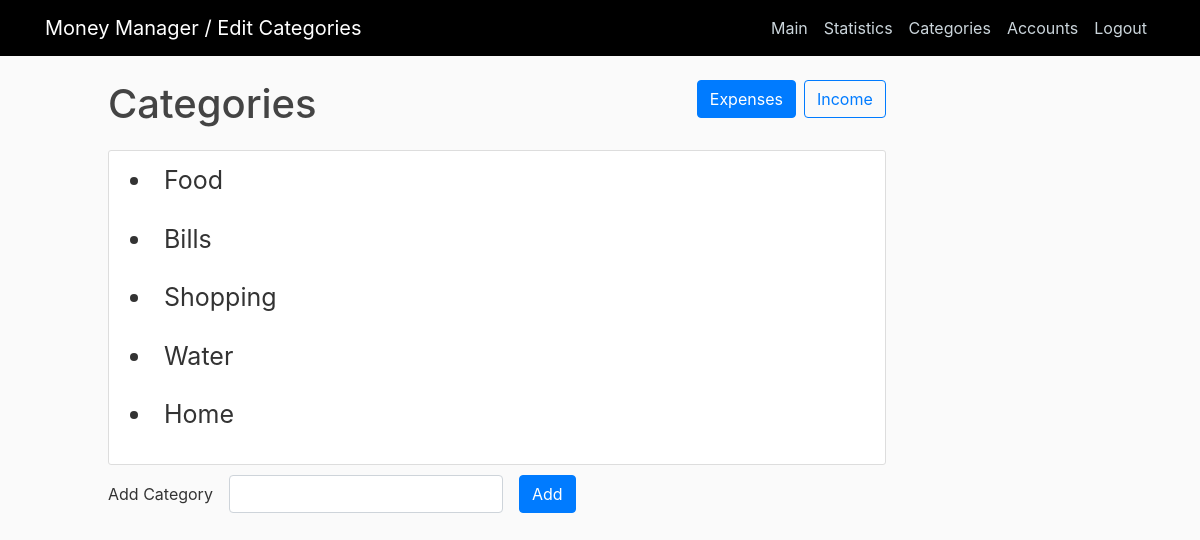
Page /categories/ (signed in) on the committed database.
### home/models.py (models this page shows, shortened)
class Category(models.Model):
    category_type = models.ForeignKey(CategoryType, on_delete=models.CASCADE)
    name = models.CharField(max_length=50)

### home/views.py (the view)
# urls.py: path('categories/', views.categories, name="categories"),
@login_required
def categories(request):
    if request.method == "POST":
        if request.POST.get("new_expense"):
            category = Category(category_type_id=1, name=request.POST.get("new_expense"))
        else:
            category = Category(category_type_id=2, name=request.POST.get("new_income"))
        category.save()
        messages.success(request, "Category has been added")
        return redirect("home")
    else:
        context = {
            'title': "Edit Categories",
            'expense_categories': Category.objects.filter(category_type_id = 1),
            'income_categories': Category.objects.filter(category_type_id = 2)
        }
        return render(request, 'home/categories.html', context)

### home/templates/home/categories.html (shortened to what this page needs)
{% extends "home/base.html" %}
{% block content %}
    <div class="category-heading">
        <h1 class="mb-2 float-left">Categories</h1>
        <button class="btn btn-outline-primary income_btn float-right ml-2">Income</button>
        <button class="category-income-btn btn btn-outline-primary expense_btn float-right"
            >Expenses</button>
    </div>
    <div class="content-section expense">
        <table>
            {% for category in expense_categories %}
            <tr class="table-row" >
                <td class="table-category-name">
                    <li> {{ category.name }} </li>
                </td>
            </tr>
            {% endfor %}
        </table>
    </div>
    <form class="form-inline" method="POST" submit="/categories">
        <div class="form-group mb-2">
            <label>Add Category</label>
        </div>
        <div class="form-group mx-sm-3 mb-2">
            <input type="text" class="form-control category_input" name="new_expense">
        </div>
        <button type="submit" class="btn btn-primary mb-2">Add</button>
    </form>
{% endblock content %}

### home/static/home/main.css (style rules this page uses)
body { background: #fafafa; color: #333333; margin-top: 5rem; }
h1, h2, h3, h4, h5, h6 { color: #444444; }
.content-section { background: #ffffff; padding: 10px 20px; border: 1px solid #dddddd; border-radius: 3px; margin-bottom: 10px; }
.category-heading { margin-bottom: 70px; }
.category-income-btn { background-color: #007bff; color: #fff; }
.table-category-name { padding-bottom: 20px; }
.table-category-name li { font-size: 25px; }

### rows in the picture
Category: name "Food"
Category: name "Bills"
Category: name "Shopping"
Category: name "Water"
Category: name "Home"

### other values in the picture
{{ title }} "Edit Categories"
